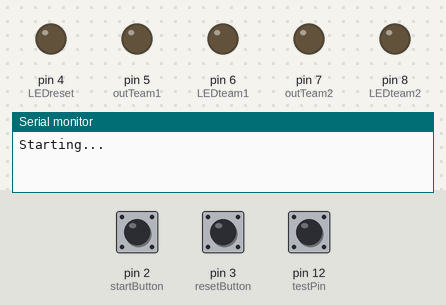
Recording of a sketch running on a simulated Arduino Uno, built with avr-gcc and run on an emulated ATmega328P. Parts: output pins drawn as LEDs (lit = HIGH), the last lines printed to the serial monitor. Inputs (shaded band) come from the test bench; at power-on: pin 2 (startButton) HIGH, pin 3 (resetButton) HIGH, pin 12 (testPin) HIGH.

Above: at 1.2 s.
1.3 s: pin 2 (startButton) pulled LOW for 0.15 s
At 1.6 s:
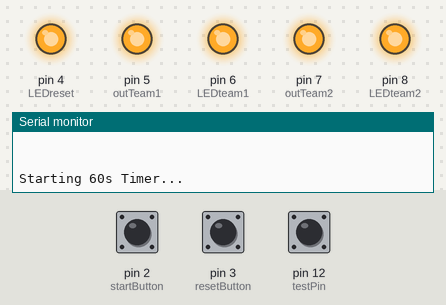
2.9 s: pin 3 (resetButton) pulled LOW for 0.15 s
At 4.1 s:
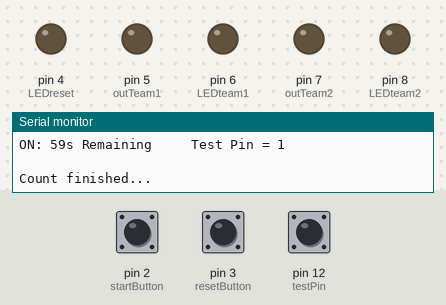
4.5 s: pin 2 (startButton) pulled LOW for 1 s
At 5.2 s:
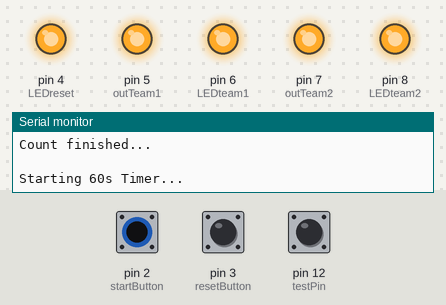
7.0 s: pin 3 (resetButton) pulled LOW for 1 s
At 8.4 s:
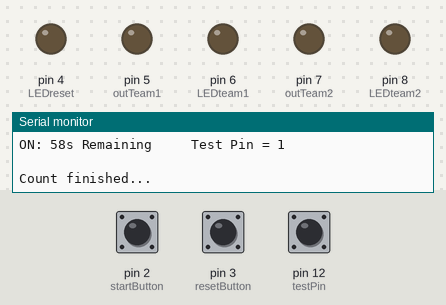
Timing chart, 0 to 10.0 s (numbered marks = the images above; inputs shaded):
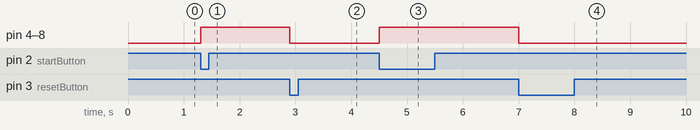

The sketch:

arduino_MasterPlan_timer.ino
```cpp
/*------------------------------------------------------------------------------------
 arduino_MasterPlan_timer.ino

 Basic timer for the Master Plan MCHE470 contest
 1. Reads the "start" switch
 2. Keep two pins high for one minute, which close two relays
 3. Keeps pins high for indicator LEDs while "on"
 4. Checks reset switch during each "timing" loop

 Created: 11/10/13 - Joshua Vaughan - joshua.vaughan@louisiana.edu

 Modified:
 * 11/15/13 - Joshua Vaughan - joshua.vaughan@louisiana.edu
   - changed to triggering relays (little change to code, actually)
 * 11/17/13 - Joshua Vaughan - joshua.vaughan@louisiana.edu
   - added status LEDs
   - added reset button and LED
   - reduced delay time in timing loop to allow quicker reset button

 ------------------------------------------------------------------------------------*/

// Variables declared here are global
// Pin declarations (const makes them immutable)
const int startButton = 2;          // pin 2 has the start button attached to it
const int resetButton = 3;          // pin 3 has the timer reset button attached to it

const int LEDreset = 4;             // pin for reset button LED

const int outTeam1 = 5;             // pin to trigger start for Team 1
const int LEDteam1 = 6;             // pin to light LED for Team 1
const int outTeam2 = 7;             // pin to trigger start for Team 2
const int LEDteam2 = 8;             // pin to light LED for Team 2

const int testPin = 12;             // pin to test reading the output

// define the system parameters
int count = 0;          // counter for timer

// This is always run once when the sketch starts
// Use to initialize variables, pin modes, libraries, communication, etc
void setup()
{
  // initialize serial communication at 9600 bits per second
  Serial.begin(9600);
  Serial.println("Starting...");
  Serial.println(" ");

  // define the start and reset buttons' digital pin as an INPUT_PULLUP
  // http://www.arduino.cc/en/Tutorial/InputPullupSerial
  pinMode(startButton, INPUT_PULLUP);
  pinMode(resetButton, INPUT_PULLUP);

  // define the test digital pin as an INPUT
  pinMode(testPin, INPUT_PULLUP);

  // define the output digital pins
  pinMode(LEDreset, OUTPUT);
  pinMode(outTeam1, OUTPUT);
  pinMode(LEDteam1, OUTPUT);
  pinMode(outTeam2, OUTPUT);
  pinMode(LEDteam2, OUTPUT);
}


// This runs immediately after setup, looping indefinitely
void loop()
{
  int outputState;
  int timeRemaining;
  int resetButtonState;

  // read the value of the startButton, invert to align with intuitive logic
  int startButtonState = !digitalRead(startButton);

  // This switch is wired as active-low, but the reading is inverted when read.
  // This way, the logic matches our intution of HIGH = on
  if (startButtonState){
    Serial.println(" ");
    Serial.println("Starting 60s Timer... ");

    while(count < 600){

      // read the reset button each time through the timer loop
      resetButtonState = digitalRead(resetButton);

      // if the reset button is pressed, then break from the timer loop
      if (resetButtonState == 0){
        break;
      }

      // set the output pins to high to close relay for the teams to sense
      digitalWrite(outTeam1, HIGH);
      digitalWrite(outTeam2, HIGH);

      // set the indicator LEDs to high for the teams to see
      digitalWrite(LEDteam1, HIGH);
      digitalWrite(LEDteam2, HIGH);

      // set the reset button LED to high
      digitalWrite(LEDreset, HIGH);

      // We assume all other processing time is negligible compared to this pause
      delay(100);

      // increment the counter
      count++;

      // Print the current state to serial monitor once per second (every 100 loops)
      if (count % 10 == 0){
        timeRemaining = 60 - count/10;

        // read the state of the test pin
        outputState = digitalRead(testPin);

        Serial.print("ON: ");
        Serial.print(timeRemaining);
        Serial.print("s Remaining ");
        Serial.print("  \t");
        Serial.print("Test Pin = ");
        Serial.println(outputState);
      }
    }
  }
  else
  {
    // set the pins low after timer loop is done or reset button is pushed
    digitalWrite(outTeam1, LOW);
    digitalWrite(LEDteam1, LOW);
    digitalWrite(outTeam2, LOW);
    digitalWrite(LEDteam2, LOW);
    digitalWrite(LEDreset, LOW);

    // If we had been in timer-countdown mode, print finished to the Serial Monitor
    if (count != 0){
      Serial.println(" ");
      Serial.println("Count finished... ");
    }

    // reset the counter
    count = 0;
  }
}
```

Measured:
- after the input at 1.3 s, pin 4 (LEDreset), pin 5 (outTeam1), pin 6 (LEDteam1), pin 7 (outTeam2), pin 8 (LEDteam2): LOW → HIGH at once
- after the input at 2.9 s, pin 4 (LEDreset), pin 5 (outTeam1), pin 6 (LEDteam1), pin 7 (outTeam2), pin 8 (LEDteam2): HIGH → LOW at once
- after the input at 4.5 s, pin 4 (LEDreset), pin 5 (outTeam1), pin 6 (LEDteam1), pin 7 (outTeam2), pin 8 (LEDteam2): LOW → HIGH at once
- after the input at 7.0 s, pin 4 (LEDreset), pin 5 (outTeam1), pin 6 (LEDteam1), pin 7 (outTeam2), pin 8 (LEDteam2): HIGH → LOW at once
